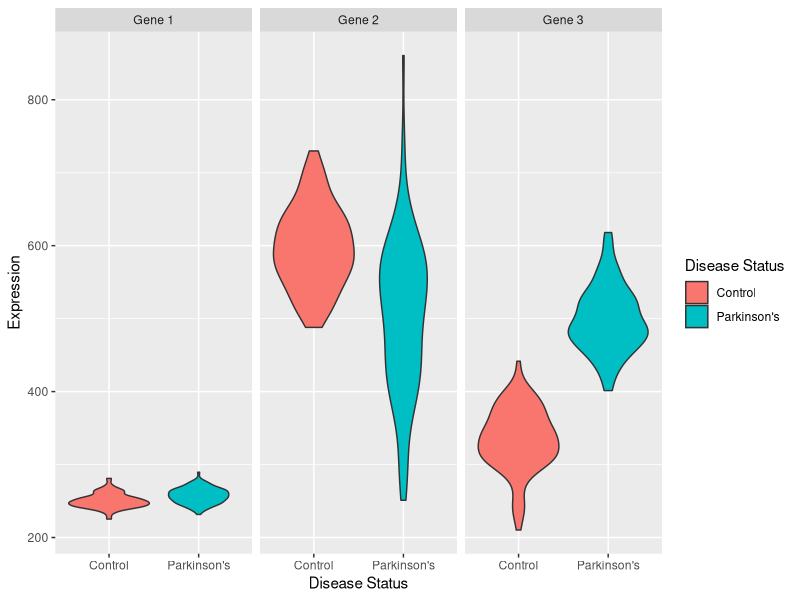
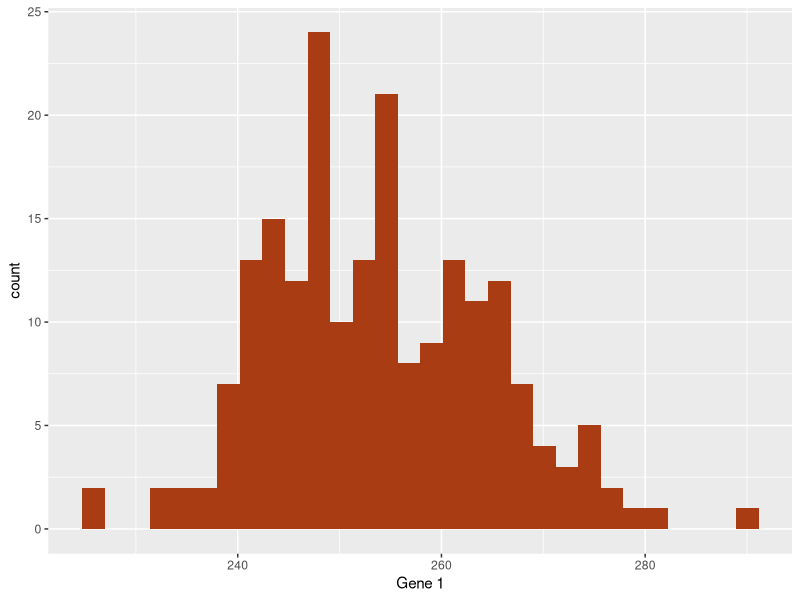
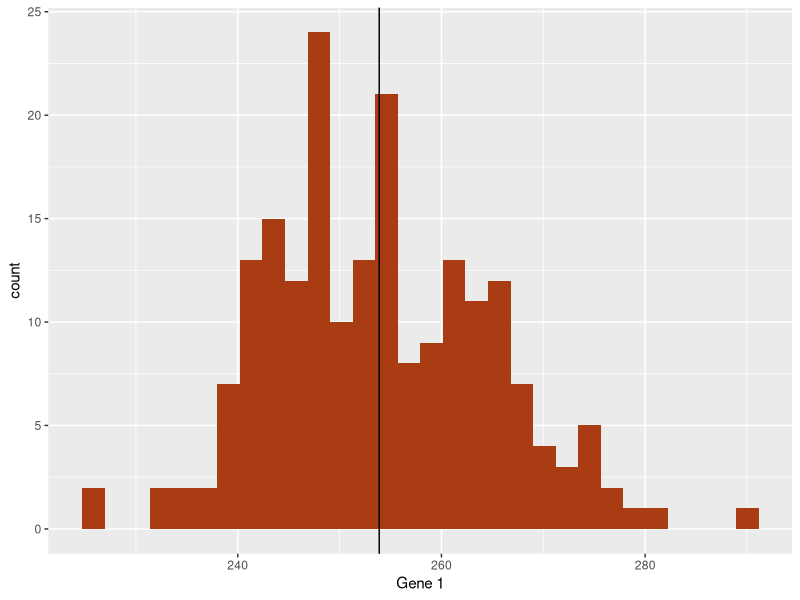
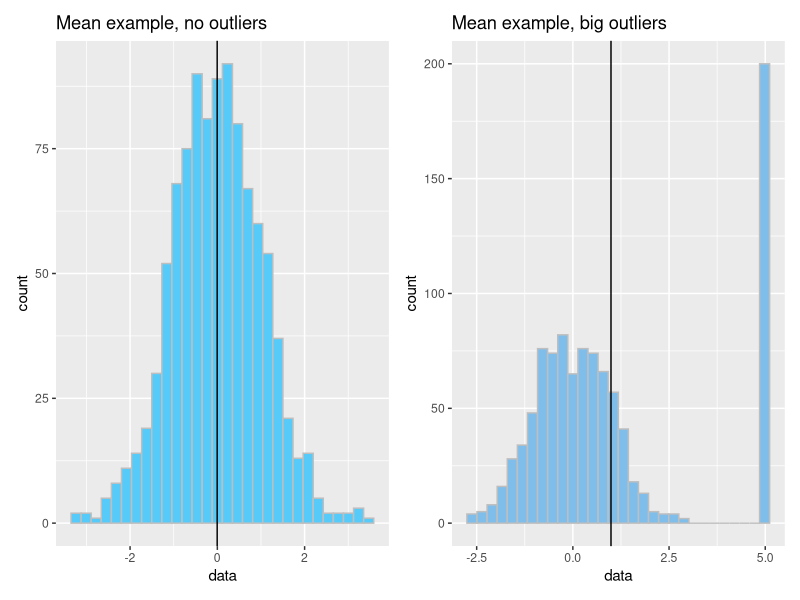
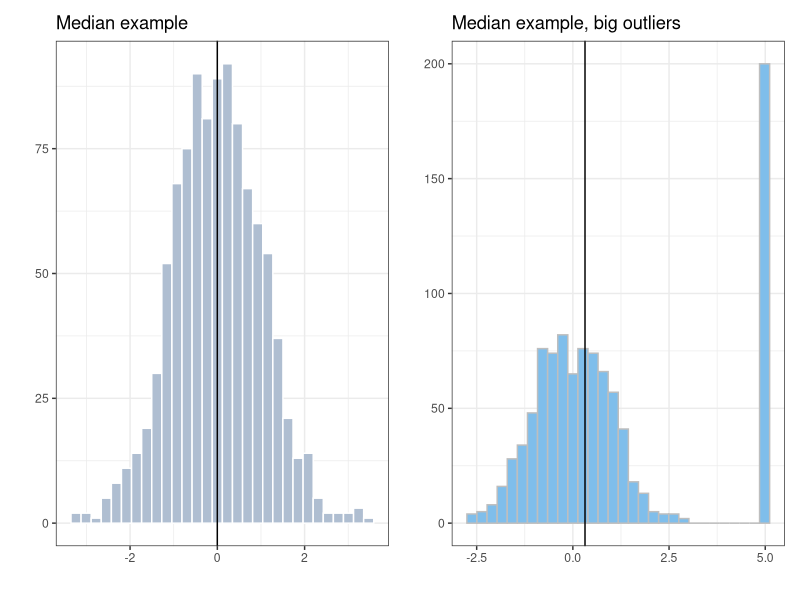
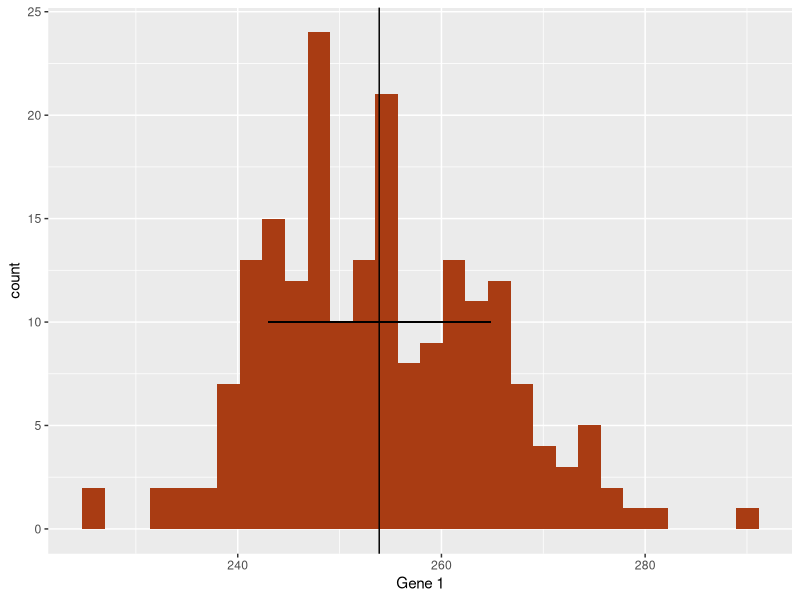
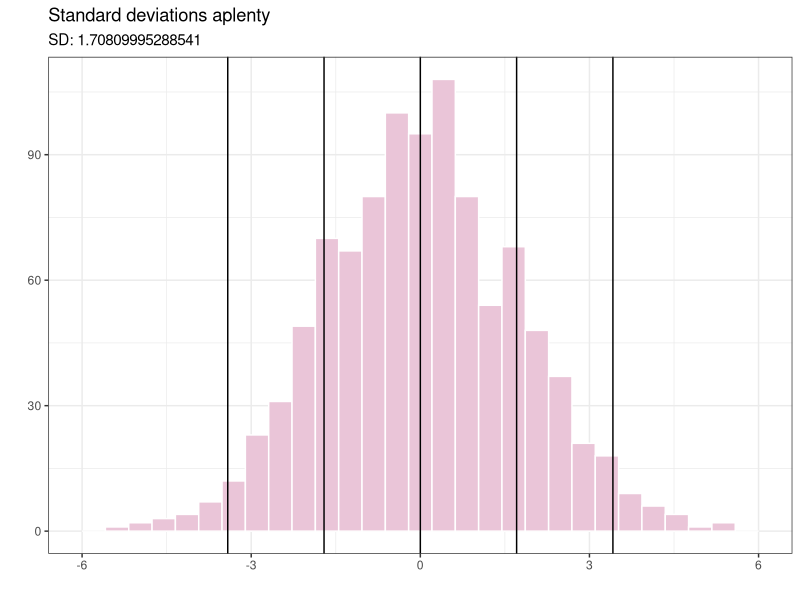
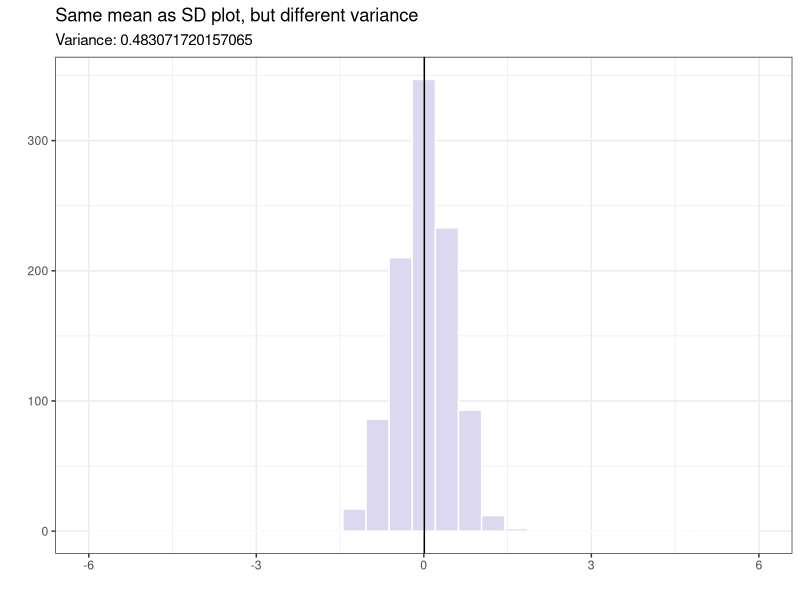

These figures' R source, in order:
## ---- chunk 1
library(tidyverse)
## ---- chunk 2
set.seed(1337)
gene_exp <- tibble(
  sample_name = c(str_c("P",1:100), str_c("C",1:100)),
  `Disease Status` = c(rep("Parkinson's",100),rep("Control",100)),
  `Gene 1` = c(rnorm(100,255,10), rnorm(100,250,10)),
  `Gene 2` = c(rnorm(100,520,100), rnorm(100,600,60)),
  `Gene 3` = c(rnorm(100,500,40), rnorm(100,330,40))
)
## ---- chunk 3
gene_exp
## ---- chunk 4
pivot_longer(
  gene_exp,
  c(`Gene 1`, `Gene 2`, `Gene 3`),
  names_to="Gene",
  values_to="Expression"
) %>% ggplot(
    aes(x=`Disease Status`,y=Expression,fill=`Disease Status`)
  ) +
  facet_wrap(vars(Gene)) +
  geom_violin()
## ---- chunk 5
ggplot(gene_exp, aes(x=`Gene 1`)) +
  geom_histogram(bins=30,fill="#a93c13")
## ---- chunk 6
ggplot(gene_exp, aes(x=`Gene 1`)) +
  geom_histogram(bins=30,fill="#a93c13") +
  geom_vline(xintercept=mean(gene_exp$`Gene 1`))
## ---- chunk 7
library(patchwork)
well_behaved_data <- tibble(data = rnorm(1000))
data_w_outliers <- tibble(data = c(rnorm(800), rep(5, 200))) # oops I add some outliers :^)

g_no_outlier <- ggplot(well_behaved_data, aes(x = data)) +
  geom_histogram(fill = "#56CBF9", color = "grey", bins = 30) +
  geom_vline(xintercept = mean(well_behaved_data$data)) +
  ggtitle("Mean example, no outliers")

g_outlier <- ggplot(data_w_outliers, aes(x = data)) +
  geom_histogram(fill = "#7FBEEB", color = "grey", bins = 30) +
  geom_vline(xintercept = mean(data_w_outliers$data)) +
  ggtitle("Mean example, big outliers")

g_no_outlier | g_outlier
## ---- chunk 8
g_no_outlier <- ggplot(well_behaved_data, aes(x = data)) +
  geom_histogram(fill = "#AFBED1", color = "white", bins = 30) +
  geom_vline(xintercept = median(well_behaved_data$data)) +
  theme_bw() + ggtitle("Median example") + xlab("") + ylab("")

g_outlier <- ggplot(data_w_outliers, aes(x = data)) +
  geom_histogram(fill = "#7FBEEB", color = "grey", bins = 30) +
  geom_vline(xintercept = median(data_w_outliers$data)) +
  theme_bw() + ggtitle("Median example, big outliers") + xlab("") + ylab("")

g_no_outlier | g_outlier
## ---- chunk 9
g1_mean <- mean(gene_exp$`Gene 1`)
g1_sd <- sd(gene_exp$`Gene 1`)
ggplot(gene_exp, aes(x=`Gene 1`)) +
  geom_histogram(bins=30,fill="#a93c13") +
  geom_vline(xintercept=g1_mean) +
  geom_segment(x=g1_mean-g1_sd, y=10, xend=g1_mean+g1_sd, yend=10)
## ---- chunk 10
data <- tibble(data = c(rnorm(1000, sd=1.75)))
ggplot(data, aes(x = data)) +
  geom_histogram(fill = "#EAC5D8", color = "white", bins = 30) +
  geom_vline(xintercept = c(-2, -1, 0, 1, 2) * sd(data$data)) +
  theme_bw() + xlab("") + ylab("") + xlim(c(-6, 6)) +
  ggtitle("Standard deviations aplenty", paste("SD:", sd(data$data)))
## ---- chunk 11
data <- tibble(data = c(rnorm(1000, sd=0.5)))
ggplot(data, aes(x = data)) +
  geom_histogram(fill = "#DBD8F0", color = "white", bins = 30) +
  geom_vline(xintercept = mean(data$data)) +
  theme_bw() + xlab("") + ylab("") + xlim(c(-6, 6)) +
  ggtitle("Same mean as SD plot, but different variance",
          paste("Variance:", sd(data$data)))
## ---- chunk 12
g1_mean <- mean(gene_exp$`Gene 1`)
g1_sd <- sd(gene_exp$`Gene 1`)
ggplot(gene_exp, aes(x=`Gene 1`)) +
  geom_histogram(
    aes(y=after_stat(density)),
    bins=30,
    fill="#a93c13"
  ) +
  stat_function(fun=dnorm, args = list(mean=g1_mean, sd=g1_sd), size=2)
## ---- chunk 13
g_norm <- ggplot(tibble(data = rnorm(5000)), aes(x = data)) +
  geom_histogram(fill = "#D0FCB3", bins = 50, color = "gray") +
  ggtitle("Normal distribution", "rnorm(n = 1000)")

g_unif <- ggplot(tibble(data = runif(5000)), aes(x = data)) +
  geom_histogram(fill = "#271F30", bins = 50, color = "white") +
  ggtitle("Uniform distribution", "runif(n = 1000)")

g_logistic <- ggplot(tibble(data = rlogis(5000)), aes(x = data)) +
  geom_histogram(fill = "#9BC59D", bins = 50, color = "black") +
  ggtitle("Logistic distribution", "rlogis(n = 1000)")

g_exp <- ggplot(tibble(data = rexp(5000, rate = 1)), aes(x = data)) +
  geom_histogram(fill = "#6C5A49", bins = 50, color = "white") +
  ggtitle("Exponential distribution", "rexp(n = 1000, rate = 1)")

(g_norm | g_unif) / (g_logistic | g_exp)
## ---- chunk 14
set.seed(2)
my_letter <- rpois(n = 30, lambda = 20)
plot(my_letter,
  main = "Letters received each day",
  xlab = "day of the month", ylab = "number of letters",
  pch = 19, col = "royalblue"
)
abline(a = 20, b = 0, lwd = 2, lty = 3, col = "salmon")
## ---- chunk 15
plot(density(my_letter),
  lwd = 2, col = "royalblue",
  main = "Probability of number of letters each day",
  xlab = "number of letters"
)
## ---- chunk 16
set.seed(3)
plot(density(rpois(n = 5000, lambda = 20)),
  lwd = 2, col = "royalblue",
  main = "Probability of number of letters each day",
  xlab = "number of letters"
)
## ---- chunk 17
plot(dpois(c(1:40), lambda = 20),
  lwd = 2, type = "l", col = "royalblue",
  ylab = "probability", main = "Poisson lambda=20"
)
## ---- chunk 18
dpois(x = 18, lambda = 20)
## ---- chunk 19
ppois(q = 18, lambda = 20, lower.tail = T)
## ---- chunk 20
plot(dpois(c(1:40), lambda = 20),
  lwd = 2, type = "l", col = "royalblue",
  ylab = "probability", main = "Poisson lambda=20"
)
polygon(
  x = c(1:18, 18),
  y = c(dpois(c(1:18), lambda = 20), 0),
  border = "royalblue", col = "lightblue1"
)
segments(x0 = 18, y0 = 0, y1 = 0.08439355, lwd = 2, lty = 2, col = "salmon")
## ---- chunk 21
qpois(p = 0.3814219, lambda = 20)
## ---- chunk 22
set.seed(2)
norm <- rnorm(n = 50000, mean = 0, sd = 1)
plot(density(norm),
  main = "A Normal distribution", xlab = "x",
  lwd = 2, col = "royalblue"
)
## ---- chunk 23
set.seed(2)
rnorm(
  n = 6, # number of data points to draw
  mean = 0, # mean
  sd = 1
) # standard deviation
## ---- chunk 24
dnorm(x = 0.5, mean = 0, sd = 1)
## ---- chunk 25
plot(density(norm),
  main = "A Normal distribution", xlab = "x",
  lwd = 2, col = "royalblue"
)
segments(x0 = 0.5, y0 = 0, y1 = 0.3520653, lwd = 2, lty = 3, col = "salmon")
segments(x0 = -5, y0 = 0.3520653, x1 = 0.5, lwd = 2, lty = 3, col = "salmon")
points(x = 0.5, y = 0.3520653, cex = 1.5, lwd = 2, col = "red")
text(x = 1.1, y = 0.36, labels = "0.3521", col = "red2")
## ---- chunk 26
pnorm(q = 0.5, mean = 0, sd = 1)
## ---- chunk 27
plot(density(norm),
  main = "A Normal distribution", xlab = "x",
  lwd = 2, col = "royalblue"
)
polygon(
  x = c(density(norm)$x[density(norm)$x <= 0.5], 0.5),
  y = c(density(norm)$y[density(norm)$x <= 0.5], 0),
  border = "royalblue", col = "lightblue1"
)
segments(x0 = 0.5, y0 = 0, y1 = 0.3520653, lwd = 2, lty = 2, col = "salmon")
## ---- chunk 28
pnorm(q = 0.5, mean = 0, sd = 1)
qnorm(p = 0.6914625, mean = 0, sd = 1)
